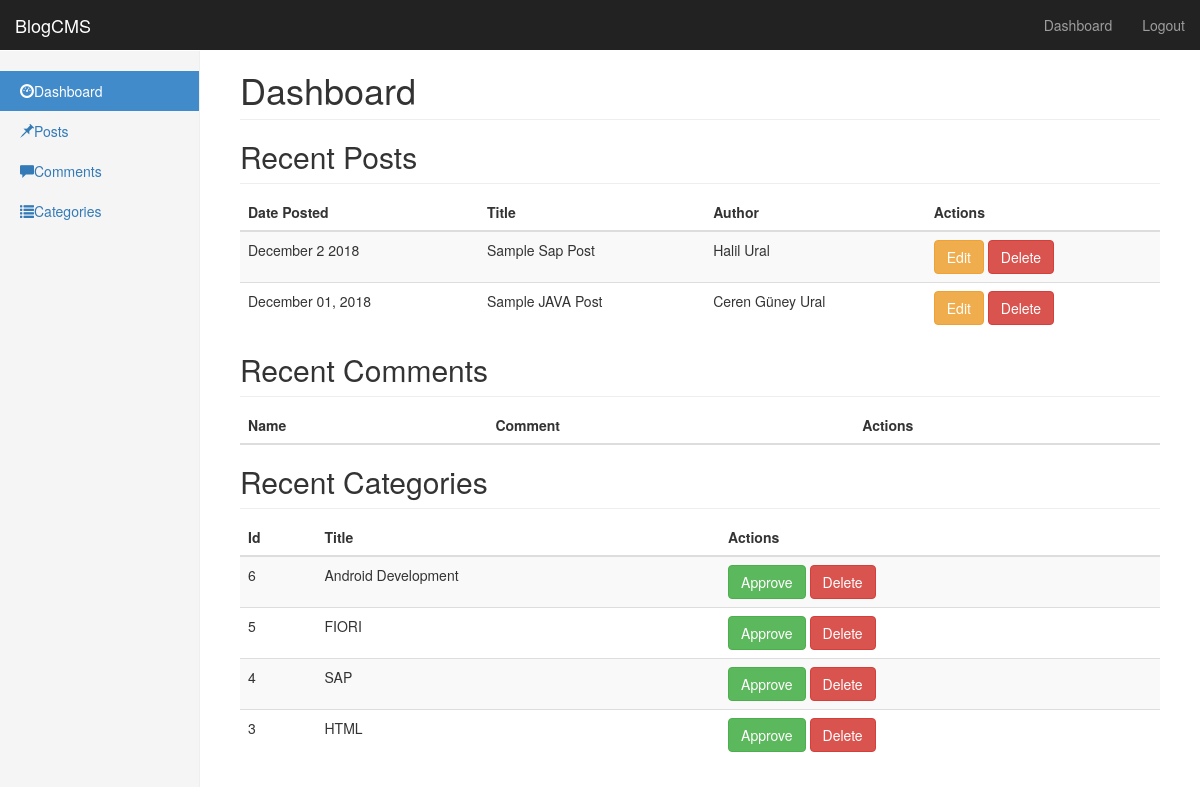
The page /admin/index.php (signed in) on the database its author committed.
### tables this page shows
CREATE TABLE `posts` (
  `id` int(11) NOT NULL AUTO_INCREMENT,
  `title` varchar(200) DEFAULT NULL,
  `category` int(11) DEFAULT NULL,
  `date` varchar(100) DEFAULT NULL,
  `body` longtext,
  `author` varchar(100) DEFAULT NULL,
  `keywords` varchar(200) DEFAULT NULL,
  PRIMARY KEY (`id`)
);

CREATE TABLE `categories` (
  `id` int(11) NOT NULL AUTO_INCREMENT,
  `text` varchar(100) DEFAULT NULL,
  PRIMARY KEY (`id`)
);

### admin/index.php (the view, shortened to what this page needs)
<?php
  include("includes/db.php");
  include("includes/header.php");
  include("includes/sidebar.php");
  $query = "SELECT * FROM posts ORDER BY id DESC";
  $posts = $db->query($query);
  $query = "SELECT * FROM categories ORDER BY id DESC";
  $categories = $db->query($query);
?>
<h1 class="page-header">Dashboard</h1>
<h2 class="sub-header">Recent Posts</h2>
<div class="table-responsive">
  <table class="table table-striped">
    <thead>
      <tr>
        <th>Date Posted</th>
        <th>Title</th>
        <th>Author</th>
        <th>Actions</th>
      </tr>
    </thead>
    <tbody>
      <?php while($row = $posts->fetch_assoc()) { ?>
      <tr>
        <td>
          <?php echo $row['date']; ?>
        </td>
        <td>
          <?php echo $row['title']; ?>
        </td>
        <td>
          <?php echo $row['author']; ?>
        </td>
        <td><a href="new_post.php?post=<?php echo $row['id']; ?>" class="btn btn-warning">Edit</a>
          <a href="index.php?entity=post&action=delete&id=<?php echo $row['id']; ?>" class="btn btn-danger">Delete</a>
        </td>
      </tr>
      <?php }?>
    </tbody>
  </table>
  <h2 class="sub-header">Recent Comments</h2>
  <div class="table-responsive">
    <table class="table table-striped">
      <thead>
        <tr>
          <th>Name</th>
          <th>Comment</th>
          <th>Actions</th>
        </tr>
      </thead>
    </table>
    <h2 class="sub-header">Recent Categories</h2>
    <div class="table-responsive">
      <table class="table table-striped">
        <thead>
          <tr>
            <th>Id</th>
            <th>Title</th>
            <th>Actions</th>
          </tr>
        </thead>
        <tbody>
          <?php while($row = $categories->fetch_assoc()) { ?>
          <tr>
            <td>
              <?php echo $row['id']; ?>
            </td>
            <td>
              <?php echo $row['text']; ?>
            </td>
            <td><a href="new_category.php?category=<?php echo $row['id']; ?>" class="btn btn-success">Approve</a>
              <a href="index.php?entity=category&action=delete&id=<?php echo $row['id']; ?>" class="btn btn-danger">Delete</a>
            </td>
          </tr>
          <?php } ?>
        </tbody>
      </table>
    </div>
  </div>
</div>
</div>
</div>
</body>
</html>

### admin/css/dashboard.css (style rules this page uses)
body { padding-top: 50px; }
.sub-header { padding-bottom: 10px; border-bottom: 1px solid #eee; }
.main .page-header { margin-top: 0; }

### rows shown on the page
posts: date "December 2 2018", title "Sample Sap Post", author "Halil Ural"
posts: date "December 01, 2018", title "Sample JAVA Post", author "Ceren Güney Ural"
categories: id "6", text "Android Development"
categories: id "5", text "FIORI"
categories: id "4", text "SAP"
categories: id "3", text "HTML"
